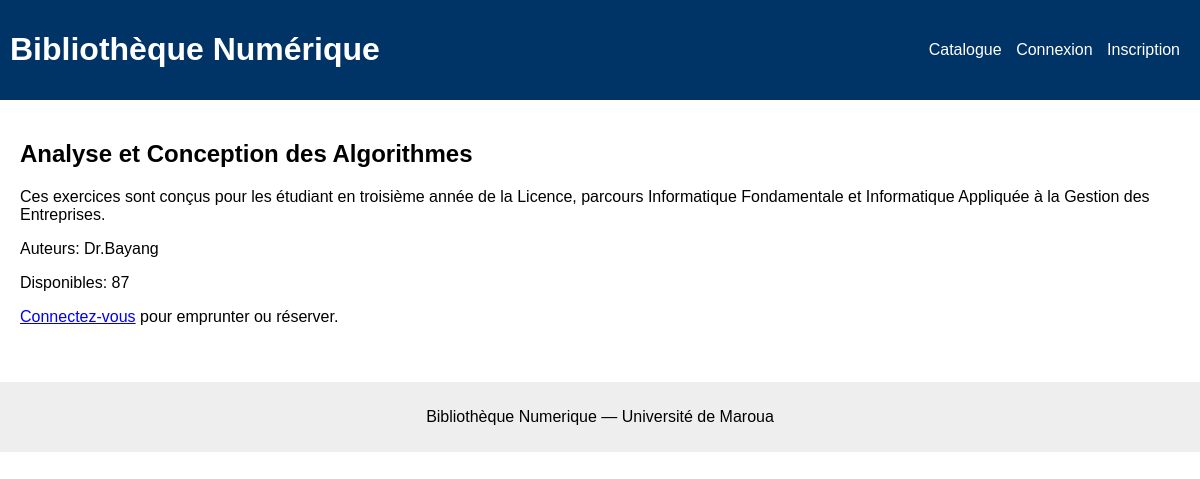
/book/2/, run on the app's committed database.
### catalog/models.py (models this page shows, shortened)
class Book(models.Model):
    title = models.CharField(max_length=300)
    description = models.TextField(blank=True)
    authors = models.ManyToManyField(Author, blank=True)
    category = models.ForeignKey(Category, on_delete=models.SET_NULL, null=True, blank=True)
    total_copies = models.IntegerField(default=1)
    available_copies = models.IntegerField(default=1)
    file = models.FileField(upload_to='books/', null=True, blank=True)
    cover_url = models.URLField(blank=True)
    created_at = models.DateTimeField(auto_now_add=True)
    is_new = models.BooleanField(default=False)

class Author(models.Model):
    fullname = models.CharField(max_length=200)

### catalog/views.py (the view)
# urls.py: path('book/<int:pk>/', views.book_detail, name='book_detail'),
def book_detail(request, pk):
    book = get_object_or_404(Book, pk=pk)
    return render(request, 'catalog/book_detail.html', {'book': book})

### templates/catalog/book_detail.html (shortened to what this page needs)
{% extends 'catalog/base.html' %}
{% block content %}
<h2>{{ book.title }}</h2>
<p>{{ book.description }}</p>
<p>Auteurs: {% for a in book.authors.all %}{{ a.fullname }}{% if not forloop.last %}, {% endif %}{% endfor %}</p>
<p>Disponibles: {{ book.available_copies }}</p>
{% if user.is_authenticated %}
  <a href="{% url 'request_borrow' book.pk %}">Demander emprunt</a>
{% else %}
  <p><a href="{% url 'login' %}">Connectez-vous</a> pour emprunter ou réserver.</p>
{% endif %}
{% endblock %}

### static/css/style.css (style rules this page uses)
body { font-family: Arial, sans-serif; margin:0; padding:0; }

### data on the page
Book: title "Analyse et Conception des Algorithmes", description "Ces exercices sont conçus pour les étudiant en troisième année de la Licence, parcours Informatique Fondamentale et Informatique Appliquée à la Gestion des Entreprises.", available_copies "87"
Author: fullname "Dr.Bayang"
